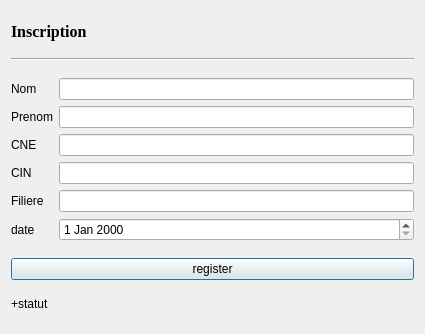
<?xml version="1.0" encoding="UTF-8"?>
<ui version="4.0">
 <class>registre</class>
 <widget class="QDialog" name="registre">
  <property name="geometry">
   <rect>
    <x>0</x>
    <y>0</y>
    <width>425</width>
    <height>334</height>
   </rect>
  </property>
  <property name="windowTitle">
   <string>Dialog</string>
  </property>
  <property name="windowIcon">
   <iconset resource="resource.qrc">
    <normaloff>:/img_file/register.png</normaloff>:/img_file/register.png</iconset>
  </property>
  <layout class="QGridLayout" name="gridLayout">
   <item row="2" column="0">
    <layout class="QGridLayout" name="gridLayout_2">
     <item row="3" column="2">
      <widget class="QLineEdit" name="lineEdit_1nom"/>
     </item>
     <item row="6" column="2">
      <widget class="QLineEdit" name="lineEdit_4cin"/>
     </item>
     <item row="7" column="0">
      <widget class="QLabel" name="label_10">
       <property name="text">
        <string>Filiere</string>
       </property>
      </widget>
     </item>
     <item row="4" column="2">
      <widget class="QLineEdit" name="lineEdit_2prenom"/>
     </item>
     <item row="3" column="0" colspan="2">
      <widget class="QLabel" name="label_12">
       <property name="text">
        <string>Nom</string>
       </property>
      </widget>
     </item>
     <item row="9" column="0">
      <widget class="QLabel" name="label_15">
       <property name="text">
        <string>date</string>
       </property>
      </widget>
     </item>
     <item row="5" column="2">
      <widget class="QLineEdit" name="lineEdit_3cne"/>
     </item>
     <item row="5" column="0" colspan="2">
      <widget class="QLabel" name="label_11">
       <property name="text">
        <string>CNE</string>
       </property>
      </widget>
     </item>
     <item row="9" column="2">
      <widget class="QDateEdit" name="dateEdit"/>
     </item>
     <item row="6" column="0" colspan="2">
      <widget class="QLabel" name="label_9">
       <property name="text">
        <string>CIN</string>
       </property>
      </widget>
     </item>
     <item row="4" column="0" colspan="2">
      <widget class="QLabel" name="label_14">
       <property name="text">
        <string>Prenom</string>
       </property>
      </widget>
     </item>
     <item row="7" column="2">
      <widget class="QLineEdit" name="lineEdit_5filiere"/>
     </item>
    </layout>
   </item>
   <item row="3" column="0">
    <widget class="QPushButton" name="reg_button">
     <property name="cursor">
      <cursorShape>PointingHandCursor</cursorShape>
     </property>
     <property name="text">
      <string>register</string>
     </property>
    </widget>
   </item>
   <item row="0" column="0">
    <widget class="QLabel" name="label">
     <property name="sizePolicy">
      <sizepolicy hsizetype="Preferred" vsizetype="Fixed">
       <horstretch>0</horstretch>
       <verstretch>0</verstretch>
      </sizepolicy>
     </property>
     <property name="font">
      <font>
       <family>Times New Roman</family>
       <pointsize>12</pointsize>
       <bold>true</bold>
      </font>
     </property>
     <property name="text">
      <string>Inscription</string>
     </property>
    </widget>
   </item>
   <item row="4" column="0">
    <widget class="QLabel" name="lab">
     <property name="sizePolicy">
      <sizepolicy hsizetype="Preferred" vsizetype="Fixed">
       <horstretch>0</horstretch>
       <verstretch>0</verstretch>
      </sizepolicy>
     </property>
     <property name="text">
      <string>+statut</string>
     </property>
    </widget>
   </item>
   <item row="1" column="0">
    <widget class="Line" name="line">
     <property name="orientation">
      <enum>Qt::Horizontal</enum>
     </property>
    </widget>
   </item>
  </layout>
 </widget>
 <resources>
  <include location="resource.qrc"/>
 </resources>
 <connections/>
</ui>
